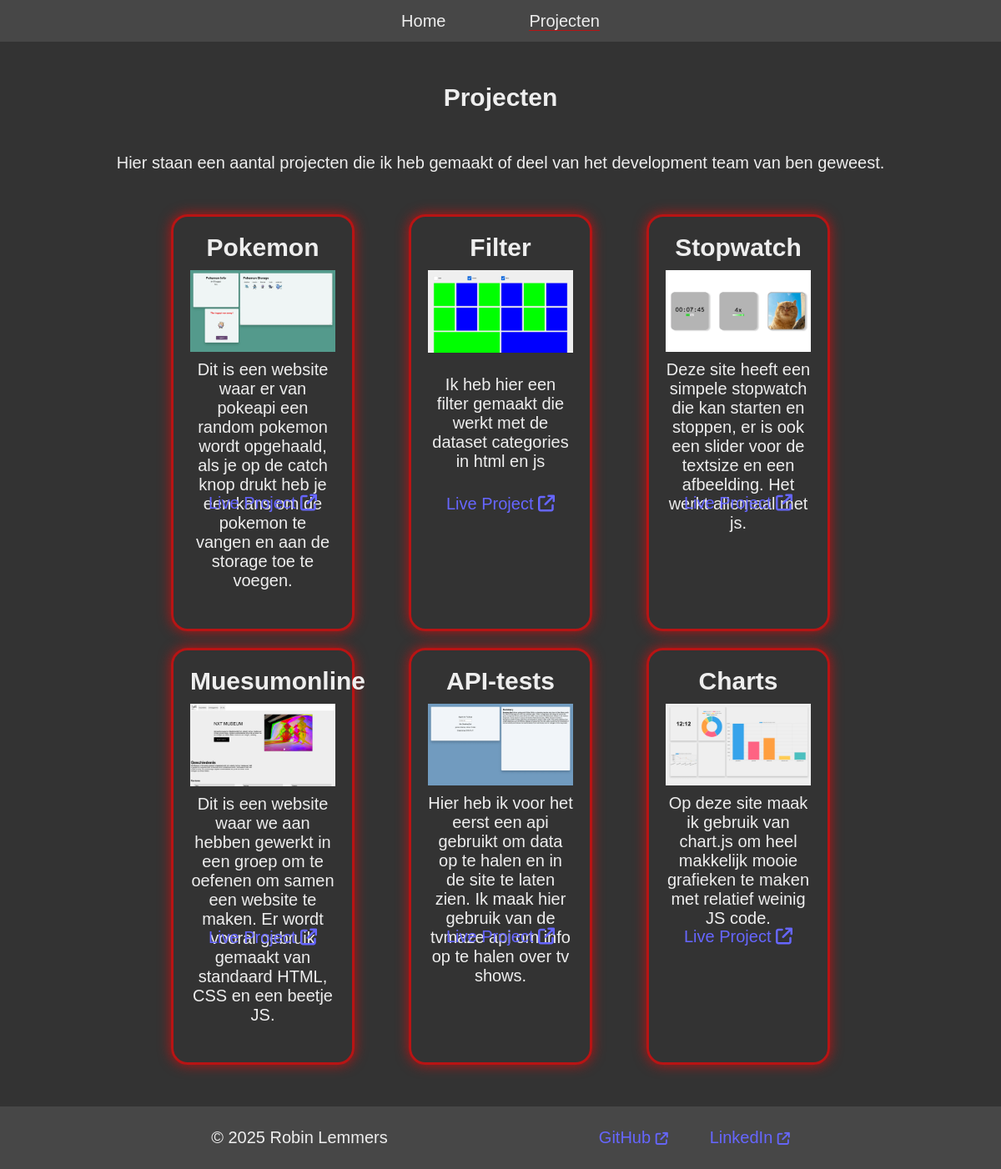
/projects.php, run on an earlier commit of the app's database.
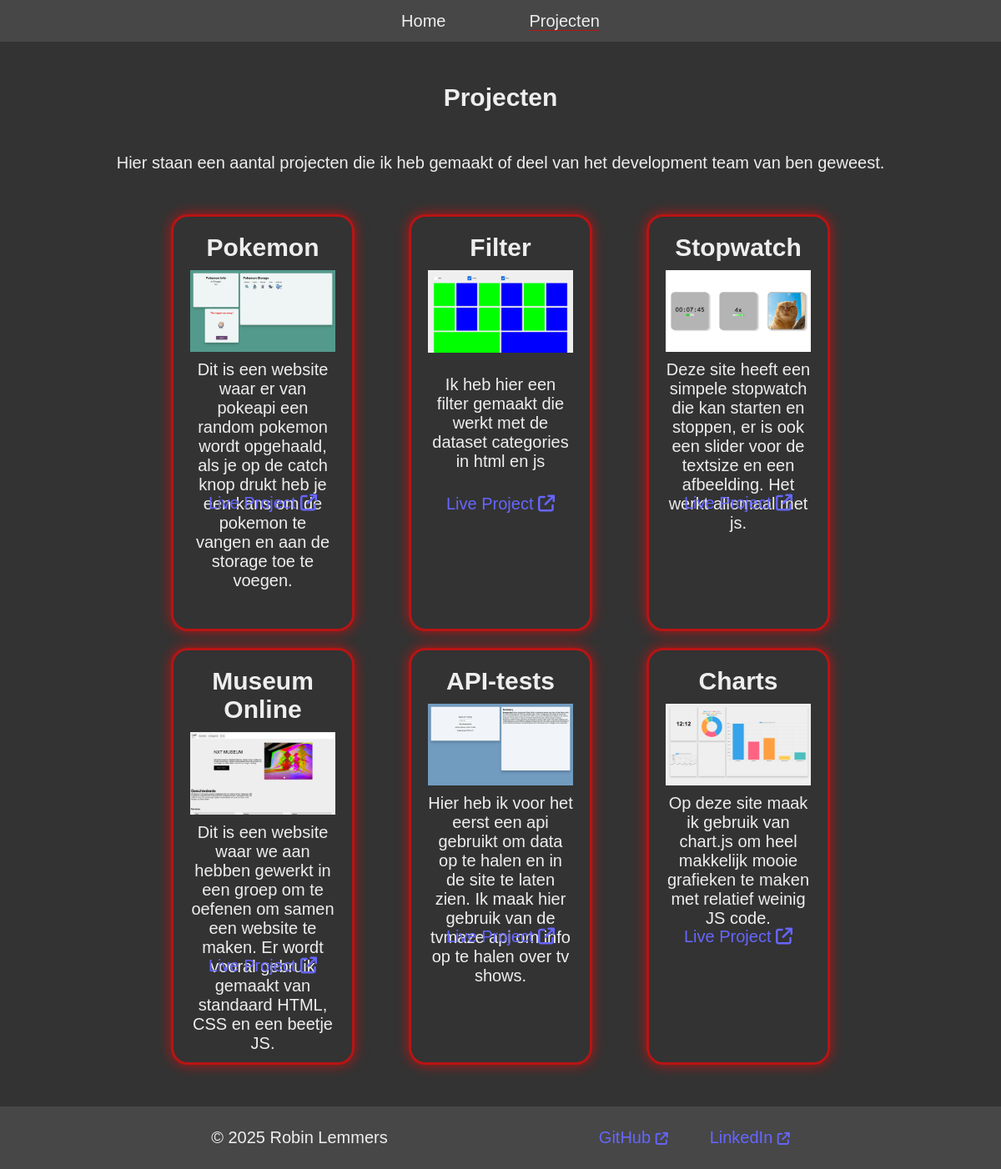
And on a later commit of the database.
### tables this page shows
CREATE TABLE `projects` (
  `id` int(11) NOT NULL,
  `title` varchar(20) NOT NULL,
  `image` varchar(50) NOT NULL,
  `description` varchar(500) NOT NULL,
  `link` varchar(100) NOT NULL
);

### source/dbconnect.php (called while the page is built, shortened)
<?php
include "config.php";
$mysqli = new mysqli($host, $user, $dbpassword, $dbname);
$stmt = $mysqli->prepare("SELECT * FROM projects");
$stmt->execute();
$projects = $stmt->get_result();

### public/projects.php (the view, shortened to what this page needs)
<?php
include "../source/dbconnect.php";
?>
<!DOCTYPE html>
<html lang="en">
<head>
    <link rel="stylesheet" href="style.css">
</head>
<body>
    <header>
        <nav>
            <ul>
                <li><a href="index.php">Home</a></li>
                <li><a class="nav-active" href="projects.php">Projecten</a></li>
            </ul>
        </nav>
    </header>
    <main>
        <section class="projects" id="projects">
            <h1>Projecten</h1>
            <p>Hier staan een aantal projecten die ik heb gemaakt of deel van het development team van ben geweest.</p>
            <div class="projects-container">
                <?php
                foreach ($projects as $project) {
                ?>
                    <div class="project">
                        <p class="project-title"><?= $project['title'] ?></p>
                        <img class="project-image" src="<?= "img/" . $project['image'] ?>" alt="afbeelding van project">
                        <p class="project-description"><?= $project['description'] ?></p>
                        <a class="project-link" href="<?= $project['link'] ?>" target="_blank">Live Project <i class="fa-solid fa-arrow-up-right-from-square"></i></a>
                    </div>
                <?
                }
                ?>
            </div>
        </section>
    </main>
    <footer>
        <p class="copyright">&copy; 2025 Robin Lemmers</p>
        <ul class="footerLinks">
            <li><a href="https://github.com/SuperTNT17" target="_blank">GitHub <i class="fa-solid fa-arrow-up-right-from-square"></i></a></li>
            <li><a href="https://www.linkedin.com/in/robin-lemmers-ab2539250/" target="_blank">LinkedIn <i class="fa-solid fa-arrow-up-right-from-square"></i></a></li>
        </ul>
    </footer>
</body>
</html>

### public/style.css (style rules this page uses)
*, *::before, *::after { margin: 0; padding: 0; box-sizing: border-box; }
:root { --dark-bg-color: hsl(0, 0%, 15%); --main-bg-color: #333; --less-light-bg-color: hsl(0, 0%, 22%); --light-bg-color: hsl(0, 0%, 28%); --main-text-color: #eee; --url-text-color: hsl(240, 100%, 70%); --url-text-color-hover: hsl(240, 100%, 80%); --accent-color: hsl(0, 80%, 40%); --accent-color-hover: hsl(0, 80%, 50%); }
html { font-size: 62.5%; scroll-behavior: smooth; scrollbar-width: thin; }
body { font-family: sans-serif; font-size: 2rem; color: var(--main-text-color); background-color: var(--main-bg-color); height: 100%; }
ul { list-style: none; }
a { text-decoration: none; color: var(--url-text-color); transition: color 100ms linear; }
header { position: sticky; top: 0; left: 0; background-color: var(--light-bg-color); }
nav { height: 5rem; display: flex; flex-direction: row; align-items: center; justify-content: center; gap: 10rem; padding: 1rem; }
nav>ul { display: flex; flex-direction: row; justify-content: center; align-items: center; gap: 10rem; }
.nav-active { border-bottom: 0.1rem var(--accent-color) solid; }
nav>ul>li>a { color: var(--main-text-color); }
main { display: flex; flex-direction: column; }
.projects { display: flex; flex-direction: column; justify-content: center; align-items: center; gap: 5rem; padding: 5rem; }
.projects-container { display: flex; gap: 2rem; flex-direction: row; justify-content: space-evenly; flex-wrap: wrap; width: 80%; }
.project { display: flex; flex-direction: column; gap: 1rem; width: 25%; height: 50rem; padding: 2rem; border: var(--accent-color) 0.3rem solid; box-shadow: var(--accent-color) 0 0 1.5rem; border-radius: 2rem; text-align: center; transition: background-color 100ms linear; }
.project-title { font-weight: bold; font-size: 3rem; }
.project-image { width: 100%; }
.project-description { height: 15rem; align-content: center; }
.project-link { align-self: center; height: 2.5rem; width: max-content; }
footer { position: relative; bottom: 0; left: 0; background-color: var(--light-bg-color); height: 7.5rem; display: flex; flex-direction: row; flex-wrap: nowrap; justify-content: space-evenly; align-items: center; }
.copyright { display: flex; justify-content: center; align-items: center; gap: 0.5rem; }
.footerLinks { display: flex; flex-direction: row; gap: 5rem; }
.footerLinks>li>a>i { font-size: 75%; }

What changed in the data, as far as the page shows it:
changed projects: title "Muesumonline" → "Museum Online"
